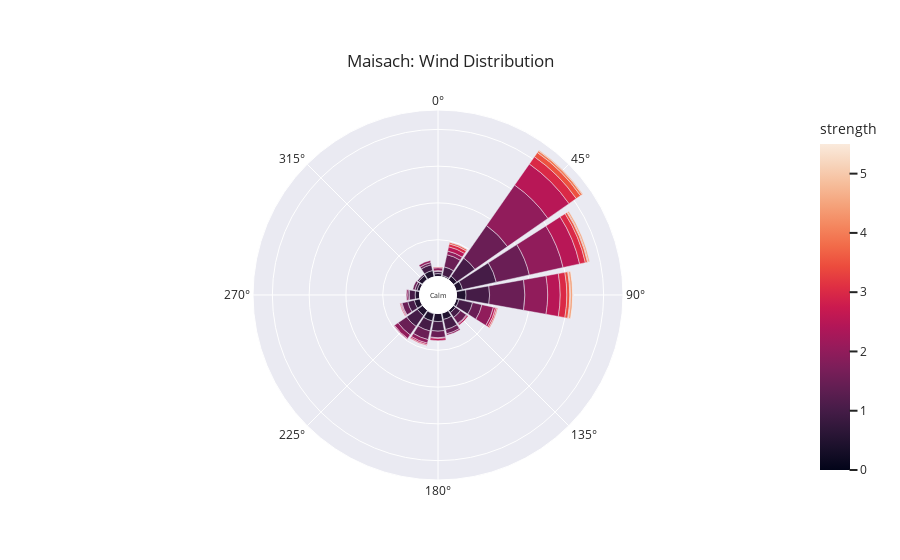
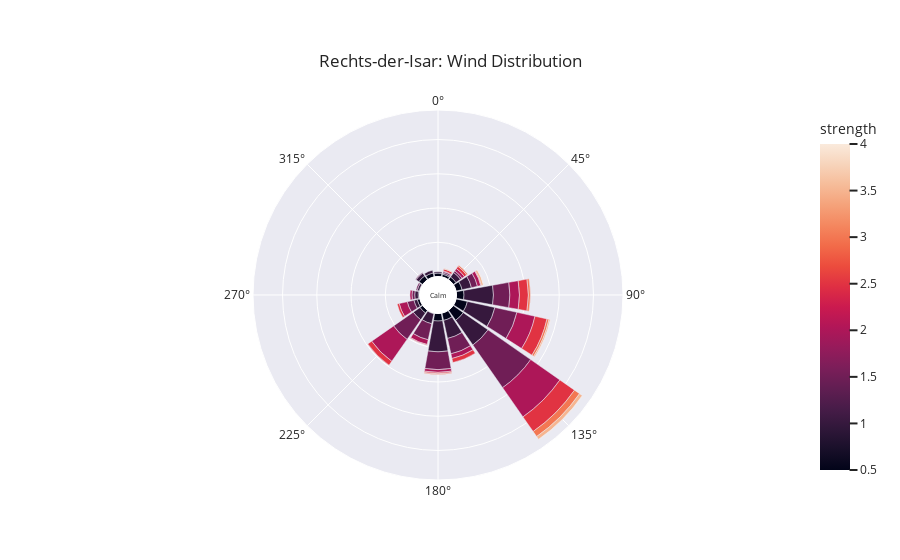

The cell these charts' notebook holds for them, in order:
### Code cell
# Maisach
plot_wind_rose(df,1, 'Maisach')
# Rechts-der-Isar
plot_wind_rose(df,2, 'Rechts-der-Isar')
# Finsing
plot_wind_rose(df,3, 'Finsing')
# Großhadern
plot_wind_rose(df,4, 'Großhadern')
# Großhadern
plot_wind_rose(df,5, 'Pasing')
# plot wind at 3m pole inlet
plot_wind_rose(df,7, 'TUM')

### Figure 1 — Plotly figure (JSON) as saved in the notebook; plotly's stock layout.template omitted (floating-point values rounded to 4 significant figures)
{"data": [{"hovertemplate": "count=%{r}<br>cardinal_direction=%{theta}<br>strength=%{marker.color}<extra></extra>", "legendgroup": "", "marker": {"color": [0, 0, 0.5, 0.5, 0.5, 0.5, 0.5, 0.5, 0.5, 0.5, 0.5, 0.5, 0.5, 0.5, 0.5, 0.5, 0.5, 0.5, 1, 1, 1, 1, 1, 1, 1, 1, 1, 1, 1, 1, 1, 1, 1, 1, 1.5, 1.5, 1.5, 1.5, 1.5, 1.5, 1.5, 1.5, 1.5, 1.5, 1.5, 1.5, 1.5, 1.5, 1.5, 2, 2, 2, 2, 2, 2, 2, 2, 2, 2, 2, 2, 2, 2, 2.5, 2.5, 2.5, 2.5, 2.5, 2.5, 2.5, 2.5, 2.5, 2.5, 3, 3, 3, 3, 3, 3, 3, 3, 3.5, 3.5, 3.5, 3.5, 3.5, 4, 4, 4, 4.5, 4.5, 4.5, 5.5], "coloraxis": "coloraxis", "pattern": {"shape": ""}}, "name": "", "r": [1, 1, 9, 6, 11, 8, 6, 10, 9, 4, 9, 6, 2, 4, 4, 9, 13, 4, 47, 2, 13, 8, 8, 14, 9, 8, 3, 18, 30, 19, 12, 14, 32, 3, 17, 54, 13, 10, 6, 48, 3, 46, 9, 8, 2, 12, 1, 3, 14, 31, 4, 2, 47, 5, 1, 5, 67, 3, 2, 6, 1, 1, 16, 17, 3, 2, 1, 3, 23, 2, 35, 6, 1, 8, 1, 12, 4, 1, 2, 9, 1, 1, 3, 7, 2, 4, 1, 1, 3, 1, 2, 3, 1], "showlegend": false, "subplot": "polar", "theta": [315, 202.5, 67.5, 315, 180, 247.5, 270, 202.5, 337.5, 0, 225, 45, 22.5, 112.5, 135, 157.5, 90, 292.5, 67.5, 315, 180, 135, 270, 202.5, 247.5, 337.5, 0, 225, 45, 112.5, 22.5, 157.5, 90, 292.5, 22.5, 45, 112.5, 135, 157.5, 90, 292.5, 67.5, 180, 247.5, 270, 202.5, 0, 337.5, 225, 90, 0, 157.5, 67.5, 202.5, 135, 22.5, 45, 337.5, 270, 225, 247.5, 180, 112.5, 90, 180, 135, 247.5, 112.5, 67.5, 202.5, 45, 22.5, 225, 67.5, 202.5, 45, 22.5, 247.5, 112.5, 90, 0, 112.5, 67.5, 45, 22.5, 90, 90, 67.5, 45, 45, 67.5, 90, 90], "type": "barpolar"}], "layout": {"annotations": [{"font": {"size": 7}, "showarrow": false, "text": "Calm", "x": 0.5, "y": 0.5}], "barmode": "relative", "coloraxis": {"colorbar": {"title": {"text": "strength"}}, "colorscale": [[0, "rgb(2,4,25)"], [0.0625, "rgb(24,15,41)"], [0.125, "rgb(47,23,57)"], [0.1875, "rgb(71,28,72)"], [0.25, "rgb(97,30,82)"], [0.3125, "rgb(123,30,89)"], [0.375, "rgb(150,27,91)"], [0.4375, "rgb(177,22,88)"], [0.5, "rgb(203,26,79)"], [0.5625, "rgb(223,47,67)"], [0.625, "rgb(236,76,61)"], [0.6875, "rgb(242,107,73)"], [0.75, "rgb(244,135,95)"], [0.8125, "rgb(245,162,122)"], [0.875, "rgb(246,188,153)"], [0.9375, "rgb(247,212,187)"], [1, "rgb(250,234,220)"]]}, "legend": {"font": {"size": 14}, "orientation": "h", "tracegroupgap": 0, "x": 0.5, "xanchor": "center", "y": -0.1, "yanchor": "middle"}, "margin": {"t": 110}, "polar": {"angularaxis": {"direction": "clockwise", "rotation": 90}, "domain": {"x": [0, 1], "y": [0, 1]}, "hole": 0.1, "radialaxis": {"linewidth": 0, "showticklabels": false, "ticks": ""}}, "title": {"text": "Maisach: Wind Distribution", "xanchor": "center", "yanchor": "top"}}}

### Figure 2 — Plotly figure (JSON) as saved in the notebook; plotly's stock layout.template omitted (floating-point values rounded to 4 significant figures)
{"data": [{"hovertemplate": "count=%{r}<br>cardinal_direction=%{theta}<br>strength=%{marker.color}<extra></extra>", "legendgroup": "", "marker": {"color": [0.5, 0.5, 0.5, 0.5, 0.5, 0.5, 0.5, 0.5, 0.5, 0.5, 0.5, 0.5, 0.5, 0.5, 0.5, 0.5, 1, 1, 1, 1, 1, 1, 1, 1, 1, 1, 1, 1, 1, 1, 1, 1, 1.5, 1.5, 1.5, 1.5, 1.5, 1.5, 1.5, 1.5, 1.5, 1.5, 1.5, 1.5, 1.5, 1.5, 2, 2, 2, 2, 2, 2, 2, 2, 2, 2, 2, 2, 2.5, 2.5, 2.5, 2.5, 2.5, 2.5, 2.5, 2.5, 2.5, 2.5, 2.5, 3, 3, 3, 3, 3, 3.5, 3.5, 3.5, 3.5, 4, 4, 4], "coloraxis": "coloraxis", "pattern": {"shape": ""}}, "name": "", "r": [11, 7, 9, 2, 4, 1, 5, 5, 6, 5, 17, 4, 11, 18, 11, 1, 45, 14, 5, 44, 15, 5, 5, 2, 4, 12, 41, 8, 2, 27, 43, 3, 33, 2, 3, 76, 23, 24, 2, 9, 26, 1, 24, 10, 4, 35, 14, 7, 52, 5, 7, 39, 4, 1, 12, 3, 4, 27, 13, 2, 26, 3, 18, 6, 1, 1, 3, 4, 7, 9, 2, 1, 3, 3, 2, 3, 1, 5, 1, 1, 1], "showlegend": false, "subplot": "polar", "theta": [180, 315, 67.5, 270, 247.5, 202.5, 0, 225, 337.5, 45, 112.5, 22.5, 157.5, 135, 90, 292.5, 180, 67.5, 315, 135, 202.5, 270, 247.5, 0, 337.5, 225, 112.5, 45, 22.5, 157.5, 90, 292.5, 112.5, 22.5, 45, 135, 157.5, 90, 292.5, 67.5, 180, 315, 202.5, 247.5, 270, 225, 90, 157.5, 135, 67.5, 202.5, 225, 45, 22.5, 247.5, 270, 180, 112.5, 90, 180, 135, 247.5, 112.5, 157.5, 67.5, 202.5, 22.5, 45, 225, 135, 45, 180, 112.5, 90, 112.5, 67.5, 22.5, 135, 67.5, 135, 112.5], "type": "barpolar"}], "layout": {"annotations": [{"font": {"size": 7}, "showarrow": false, "text": "Calm", "x": 0.5, "y": 0.5}], "barmode": "relative", "coloraxis": {"colorbar": {"title": {"text": "strength"}}, "colorscale": [[0, "rgb(2,4,25)"], [0.0625, "rgb(24,15,41)"], [0.125, "rgb(47,23,57)"], [0.1875, "rgb(71,28,72)"], [0.25, "rgb(97,30,82)"], [0.3125, "rgb(123,30,89)"], [0.375, "rgb(150,27,91)"], [0.4375, "rgb(177,22,88)"], [0.5, "rgb(203,26,79)"], [0.5625, "rgb(223,47,67)"], [0.625, "rgb(236,76,61)"], [0.6875, "rgb(242,107,73)"], [0.75, "rgb(244,135,95)"], [0.8125, "rgb(245,162,122)"], [0.875, "rgb(246,188,153)"], [0.9375, "rgb(247,212,187)"], [1, "rgb(250,234,220)"]]}, "legend": {"font": {"size": 14}, "orientation": "h", "tracegroupgap": 0, "x": 0.5, "xanchor": "center", "y": -0.1, "yanchor": "middle"}, "margin": {"t": 110}, "polar": {"angularaxis": {"direction": "clockwise", "rotation": 90}, "domain": {"x": [0, 1], "y": [0, 1]}, "hole": 0.1, "radialaxis": {"linewidth": 0, "showticklabels": false, "ticks": ""}}, "title": {"text": "Rechts-der-Isar: Wind Distribution", "xanchor": "center", "yanchor": "top"}}}
